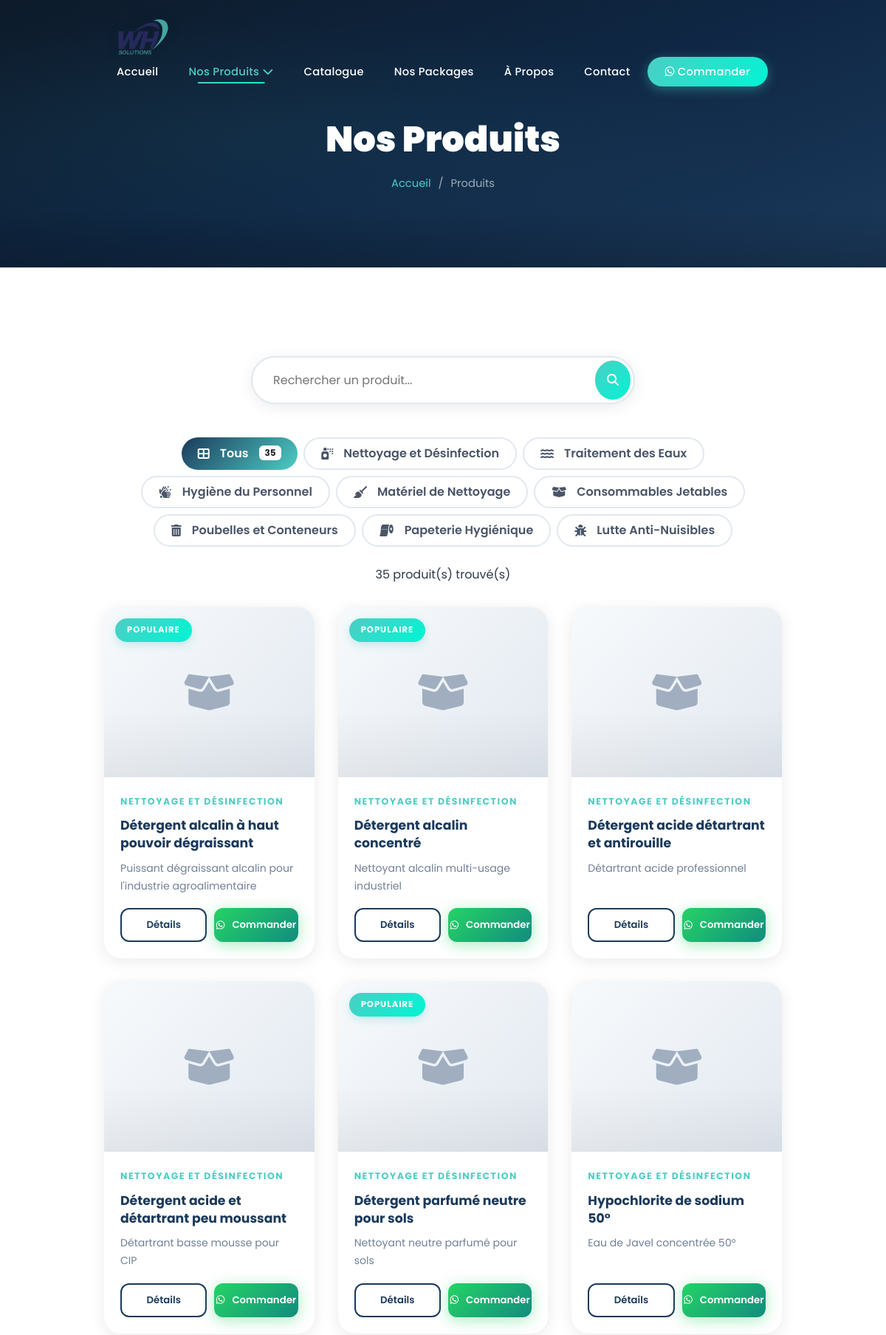
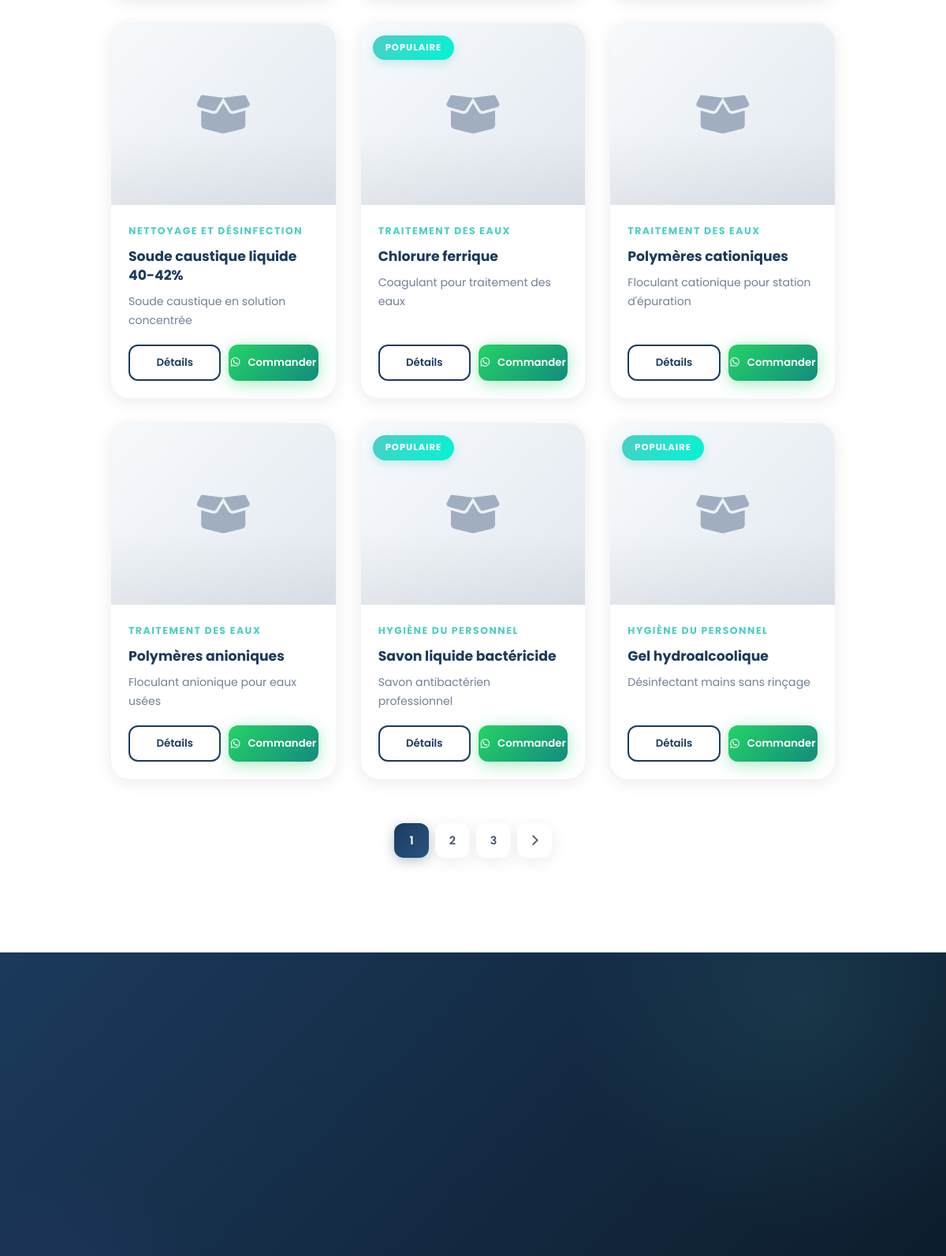
/products.php (upper part), run on the app's committed database (2 pictures, top to bottom).
### tables this page shows
CREATE TABLE categories (
    id INT AUTO_INCREMENT PRIMARY KEY,
    name VARCHAR(150) NOT NULL,
    slug VARCHAR(150) NOT NULL UNIQUE,
    description TEXT,
    icon VARCHAR(50) DEFAULT 'fas fa-box',
    image VARCHAR(255) DEFAULT NULL,
    sort_order INT DEFAULT 0,
    is_active TINYINT(1) DEFAULT 1,
    created_at TIMESTAMP DEFAULT CURRENT_TIMESTAMP
);

CREATE TABLE products (
    id INT AUTO_INCREMENT PRIMARY KEY,
    category_id INT,
    name VARCHAR(255) NOT NULL,
    slug VARCHAR(255) NOT NULL UNIQUE,
    reference VARCHAR(100) DEFAULT NULL,
    description TEXT,
    short_description VARCHAR(500),
    image VARCHAR(255),
    price DECIMAL(10,2) DEFAULT NULL,
    old_price DECIMAL(10,2) DEFAULT NULL,
    is_featured TINYINT(1) DEFAULT 0,
    is_active TINYINT(1) DEFAULT 1,
    views INT DEFAULT 0,
    sort_order INT DEFAULT 0,
    created_at TIMESTAMP DEFAULT CURRENT_TIMESTAMP,
    updated_at TIMESTAMP DEFAULT CURRENT_TIMESTAMP ON UPDATE CURRENT_TIMESTAMP,
    FOREIGN KEY (category_id) REFERENCES categories(id) ON DELETE SET NULL
);

### includes/functions.php (called while the page is built, shortened)
<?php
require_once __DIR__ . '/../config/database.php';
function sanitize($data) {
    return htmlspecialchars(trim($data), ENT_QUOTES, 'UTF-8');
}
function getCategories($pdo, $activeOnly = true) {
    $sql = "SELECT * FROM categories";
    if ($activeOnly) $sql .= " WHERE is_active = 1";
    $sql .= " ORDER BY sort_order ASC";
    return $pdo->query($sql)->fetchAll();
}
function getProducts($pdo, $categoryId = null, $page = 1, $limit = 12, $search = null) {
    $limit = intval($limit);
    $offset = (intval($page) - 1) * $limit;
    $params = [];
    $where = ["p.is_active = 1"];
    $whereStr = implode(' AND ', $where);
    $sql = "SELECT p.*, c.name as category_name, c.slug as category_slug
            FROM products p LEFT JOIN categories c ON p.category_id = c.id
            WHERE $whereStr ORDER BY p.sort_order ASC, p.created_at DESC LIMIT ? OFFSET ?";
    $stmt = $pdo->prepare($sql);
    $params[] = $limit;
    $params[] = $offset;
    $stmt->execute($params);
    return $stmt->fetchAll();
}
function countProducts($pdo, $categoryId = null, $search = null) {
    $params = [];
    $where = ["is_active = 1"];
    $whereStr = implode(' AND ', $where);
    $stmt = $pdo->prepare("SELECT COUNT(*) FROM products WHERE $whereStr");
    $stmt->execute($params);
    return $stmt->fetchColumn();
}
function getWhatsAppOrderLink($product, $quantity = 1) {
    global $pdo;
    $phone = getSetting($pdo, 'whatsapp_number', WHATSAPP_NUMBER);
    $tpl = getSetting($pdo, 'whatsapp_order_message', '');
    if (!empty($tpl)) {
        $msg = str_replace(
            ['{product}', '{quantity}'],
            [$product['name'], $quantity],
            $tpl
        );
    } else {
        $msg = "Bonjour, je suis intéressé par le produit : *{$product['name']}*";
        if ($quantity > 1) $msg .= " (Quantité: $quantity)";
        $msg .= "\nMerci de me contacter pour plus d'informations.";
    }
    return "https://wa.me/$phone?text=" . urlencode($msg);
}
function getWhatsAppGeneralLink() {
    global $pdo;
    $phone = getSetting($pdo, 'whatsapp_number', WHATSAPP_NUMBER);
    $msg = getSetting($pdo, 'whatsapp_welcome_message', 'Bonjour, je souhaite avoir des informations sur vos produits d\'hygiène professionnelle.');
    return "https://wa.me/$phone?text=" . urlencode($msg);
}
function getSetting($pdo, $key, $default = '') {
    static $cache = [];
    if (isset($cache[$key])) return $cache[$key];
    $stmt = $pdo->prepare("SELECT setting_value FROM settings WHERE setting_key = ?");
    $stmt->execute([$key]);
    $val = $stmt->fetchColumn();
    $cache[$key] = ($val !== false) ? $val : $default;
    return $cache[$key];
}

### products.php (the view, shortened to what this page needs)
<?php
require_once 'includes/functions.php';
$categorySlug = $_GET['category'] ?? null;
$search = isset($_GET['q']) ? sanitize($_GET['q']) : null;
$page = max(1, intval($_GET['page'] ?? 1));
$category = null;
$categoryId = null;
$totalProducts = countProducts($pdo, $categoryId, $search);
$totalPages = ceil($totalProducts / PRODUCTS_PER_PAGE);
$products = getProducts($pdo, $categoryId, $page, PRODUCTS_PER_PAGE, $search);
$categories = getCategories($pdo);
require_once 'includes/header.php';
?>
<section class="page-header">
    <div class="container">
        <h1><?= $category ? sanitize($category['name']) : ($search ? 'Recherche : ' . sanitize($search) : 'Nos Produits') ?></h1>
        <div class="breadcrumb">
            <a href="<?= SITE_URL ?>/">Accueil</a>
            <span>/</span>
            <?php if($category): ?>
            <a href="<?= SITE_URL ?>/products.php">Produits</a>
            <span>/</span>
            <span><?= sanitize($category['name']) ?></span>
            <?php else: ?>
            <span>Produits</span>
            <?php endif; ?>
        </div>
    </div>
</section>
<section class="section products-section">
    <div class="container">
        <form class="search-bar" action="products.php" method="GET">
            <input type="text" name="q" placeholder="Rechercher un produit..." value="<?= sanitize($search ?? '') ?>">
            <button type="submit"><i class="fas fa-search"></i></button>
        </form>
        <div class="d-flex flex-wrap gap-2 justify-content-center mb-4">
            <a href="products.php" class="btn btn-sm <?= !$categorySlug ? 'text-white' : '' ?> fw-semibold" style="padding:8px 22px; border-radius:50px; <?= !$categorySlug ? 'background:linear-gradient(135deg,var(--primary),var(--secondary)); border:none;' : 'border:2px solid var(--gray-200); color:var(--gray-700);' ?>">
                <i class="fas fa-th-large me-1"></i> Tous
                <span class="badge bg-white text-dark ms-1"><?= $totalProducts ?></span>
            </a>
            <?php foreach($categories as $cat): ?>
            <a href="products.php?category=<?= $cat['slug'] ?>" class="btn btn-sm <?= $categorySlug === $cat['slug'] ? 'text-white' : '' ?> fw-semibold" style="padding:8px 22px; border-radius:50px; <?= $categorySlug === $cat['slug'] ? 'background:linear-gradient(135deg,var(--primary),var(--secondary)); border:none;' : 'border:2px solid var(--gray-200); color:var(--gray-700);' ?>">
                <i class="<?= $cat['icon'] ?> me-1"></i> <?= sanitize($cat['name']) ?>
            </a>
            <?php endforeach; ?>
        </div>
        <?php if(empty($products)): ?>
        <div class="text-center py-5">
            <div class="mb-4" style="width:120px;height:120px;margin:0 auto;background:var(--gray-100);border-radius:50%;display:flex;align-items:center;justify-content:center;">
                <i class="fas fa-search" style="font-size:3rem; color:var(--gray-400);"></i>
            </div>
            <h3 class="fw-bold" style="color:var(--primary);">Aucun produit trouvé</h3>
            <p style="color:var(--gray-500); max-width:400px; margin:10px auto 25px;">Essayez une autre recherche ou sélectionnez une catégorie différente</p>
            <a href="products.php" class="btn btn-primary" style="background:linear-gradient(135deg,var(--primary),var(--secondary)); border:none; padding:12px 30px; border-radius:50px;">
                <i class="fas fa-th-large me-2"></i> Voir tous les produits
            </a>
        </div>
        <?php else: ?>
        <p style="text-align:center; color:var(--gray-500); margin-bottom:30px;"><?= $totalProducts ?> produit(s) trouvé(s)</p>
        <div class="products-grid" data-stagger>
            <?php foreach($products as $prod): ?>
            <div class="product-card">
                <div class="product-image">
                    <?php if(!empty($prod['image'])): ?>
                    <img src="<?= SITE_URL ?>/uploads/products/<?= $prod['image'] ?>" alt="<?= sanitize($prod['name']) ?>">
                    <?php else: ?>
                    <i class="fas fa-box-open placeholder-icon"></i>
                    <?php endif; ?>
                    <?php if($prod['is_featured']): ?>
                    <span class="product-badge">Populaire</span>
                    <?php endif; ?>
                </div>
                <div class="product-info">
                    <span class="product-category"><?= sanitize($prod['category_name']) ?></span>
                    <h3 class="product-name"><?= sanitize($prod['name']) ?></h3>
                    <p class="product-desc"><?= sanitize($prod['short_description'] ?? '') ?></p>
                    <div class="product-actions">
                        <a href="product.php?slug=<?= $prod['slug'] ?>" class="btn btn-outline">Détails</a>
                        <a href="<?= getWhatsAppOrderLink($prod) ?>" target="_blank" class="btn btn-whatsapp">
                            <i class="fab fa-whatsapp"></i> Commander
                        </a>
                    </div>
                </div>
            </div>
            <?php endforeach; ?>
        </div>
        <?php if($totalPages > 1): ?>
        <div class="pagination">
            <?php for($i = 1; $i <= $totalPages; $i++): ?>
            <?php if($i == $page): ?>
            <span class="current"><?= $i ?></span>
            <?php else: ?>
            <a href="?<?= http_build_query(array_merge($_GET, ['page' => $i])) ?>"><?= $i ?></a>
            <?php endif; ?>
            <?php endfor; ?>
            <?php if($page < $totalPages): ?>
            <a href="?<?= http_build_query(array_merge($_GET, ['page' => $page + 1])) ?>"><i class="fas fa-chevron-right"></i></a>
            <?php endif; ?>
        </div>
        <?php endif; ?>
        <?php endif; ?>
    </div>
</section>
<section class="cta-section">
    <div class="container">
    </div>
</section>
<?php require_once 'includes/footer.php'; ?>

### data on the page
categories: name "Nettoyage et Désinfection"
categories: name "Traitement des Eaux"
categories: name "Hygiène du Personnel"
categories: name "Matériel de Nettoyage"
categories: name "Consommables Jetables"
categories: name "Poubelles et Conteneurs"
categories: name "Papeterie Hygiénique"
categories: name "Lutte Anti-Nuisibles"
products: is_featured "POPULAIRE", category.name "NETTOYAGE ET DÉSINFECTION", name "Détergent alcalin à haut pouvoir dégraissant", short_description "Puissant dégraissant alcalin pour l'industrie agroalimentaire"
products: is_featured "POPULAIRE", category.name "NETTOYAGE ET DÉSINFECTION", name "Détergent alcalin concentré", short_description "Nettoyant alcalin multi-usage industriel"
products: category.name "NETTOYAGE ET DÉSINFECTION", name "Détergent acide détartrant et antirouille", short_description "Détartrant acide professionnel"
products: category.name "NETTOYAGE ET DÉSINFECTION", name "Détergent acide et détartrant peu moussant", short_description "Détartrant basse mousse pour CIP"
products: is_featured "POPULAIRE", category.name "NETTOYAGE ET DÉSINFECTION", name "Détergent parfumé neutre pour sols", short_description "Nettoyant neutre parfumé pour sols"
products: category.name "NETTOYAGE ET DÉSINFECTION", name "Hypochlorite de sodium 50°", short_description "Eau de Javel concentrée 50°"
products: category.name "NETTOYAGE ET DÉSINFECTION", name "Soude caustique liquide 40-42%", short_description "Soude caustique en solution concentrée"
products: is_featured "POPULAIRE", category.name "TRAITEMENT DES EAUX", name "Chlorure ferrique", short_description "Coagulant pour traitement des eaux"
products: category.name "TRAITEMENT DES EAUX", name "Polymères cationiques", short_description "Floculant cationique pour station d'épuration"
products: category.name "TRAITEMENT DES EAUX", name "Polymères anioniques", short_description "Floculant anionique pour eaux usées"
products: is_featured "POPULAIRE", category.name "HYGIÈNE DU PERSONNEL", name "Savon liquide bactéricide", short_description "Savon antibactérien professionnel"
products: is_featured "POPULAIRE", category.name "HYGIÈNE DU PERSONNEL", name "Gel hydroalcoolique", short_description "Désinfectant mains sans rinçage"

### other printed values
$totalProducts "35"
